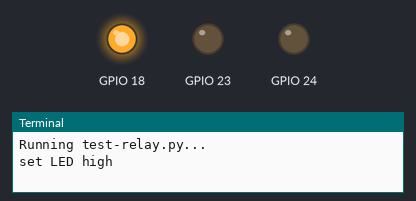
Simulated run of this program. Board: Raspberry Pi (BCM pin numbers). Shown: output pins drawn as LEDs (lit = HIGH), the last lines printed to the terminal. The clock reads 2024-03-15 10:24:30 at power-on unless the program sets it. At 11.0 s the program stops and its outputs stay as they are.

Above: at 0.1 s.
At 1.1 s:
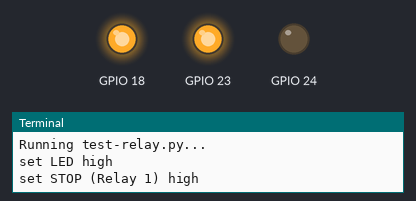
At 6.1 s:
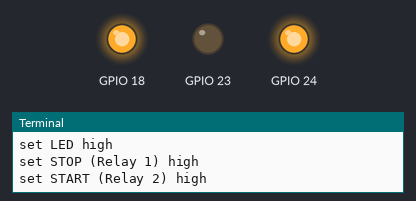
At 11.1 s:
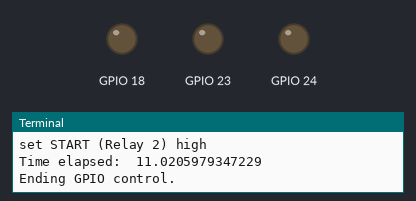
Timing chart, 0 to 12.5 s (numbered marks = the images above):
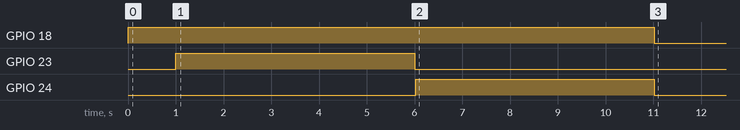

Measured:
- by itself, GPIO 18: LOW → HIGH at 0.00 s, → LOW 11.0 s later
- by itself, GPIO 23: LOW → HIGH at 1.0 s, → LOW 5.0 s later
- by itself, GPIO 24: LOW → HIGH at 6.0 s, → LOW 5.0 s later

The program:

test-relay.py
```python
# Use this code to help test if you've set up the relay connections properly.
# Hardware setup info here: https://github.com/votingworks/testing-autopaperfeeder

import RPi.GPIO as GPIO
import time
import sys

print("Running test-relay.py...")

# Set up output signal
GPIO.setmode(GPIO.BCM)
GPIO.setup(18,GPIO.OUT) #LED
GPIO.setup(23,GPIO.OUT) #STOP
GPIO.setup(24,GPIO.OUT) #START

try:
    print("set LED high")
    GPIO.output(18, GPIO.HIGH)
    start = time.time()
    time.sleep(1)

    print("set STOP (Relay 1) high")
    GPIO.output(23, GPIO.HIGH)
    time.sleep(5)
    GPIO.output(23, GPIO.LOW)
    time.sleep(0.02)

    print("set START (Relay 2) high")
    GPIO.output(24, GPIO.HIGH)
    time.sleep(5)
    GPIO.output(24, GPIO.LOW)

    end = time.time()
    print("Time elapsed: ", end - start)

except KeyboardInterrupt: # If CTRL+C is pressed, exit cleanly:
    print("Keyboard interrupt")

except:
    print("error!")

finally:
    print("Ending GPIO control.")
    GPIO.cleanup() # change all GPIO to input mode.
```
